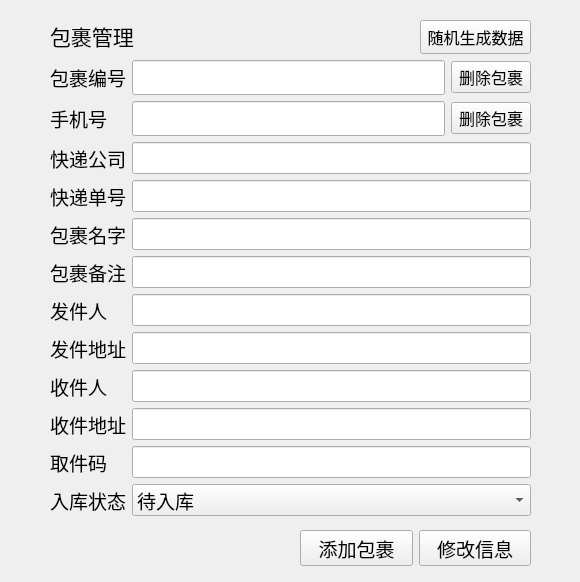
<?xml version="1.0" encoding="UTF-8"?>
<ui version="4.0">
 <class>PackageForm</class>
 <widget class="QWidget" name="PackageForm">
  <property name="geometry">
   <rect>
    <x>0</x>
    <y>0</y>
    <width>580</width>
    <height>582</height>
   </rect>
  </property>
  <property name="font">
   <font>
    <family>PingFang SC</family>
    <pointsize>14</pointsize>
   </font>
  </property>
  <property name="windowTitle">
   <string>Package Form</string>
  </property>
  <widget class="QWidget" name="layoutWidget">
   <property name="geometry">
    <rect>
     <x>300</x>
     <y>530</y>
     <width>231</width>
     <height>36</height>
    </rect>
   </property>
   <layout class="QHBoxLayout" name="horizontalLayout">
    <item>
     <widget class="QPushButton" name="btn_create">
      <property name="text">
       <string>添加包裹</string>
      </property>
     </widget>
    </item>
    <item>
     <widget class="QPushButton" name="btn_update">
      <property name="text">
       <string>修改信息</string>
      </property>
     </widget>
    </item>
   </layout>
  </widget>
  <widget class="QPushButton" name="btn_random">
   <property name="geometry">
    <rect>
     <x>420</x>
     <y>20</y>
     <width>111</width>
     <height>34</height>
    </rect>
   </property>
   <property name="font">
    <font>
     <family>PingFang SC</family>
     <pointsize>12</pointsize>
    </font>
   </property>
   <property name="text">
    <string>随机生成数据</string>
   </property>
  </widget>
  <widget class="QLabel" name="label">
   <property name="geometry">
    <rect>
     <x>50</x>
     <y>20</y>
     <width>161</width>
     <height>31</height>
    </rect>
   </property>
   <property name="font">
    <font>
     <family>PingFang SC</family>
     <pointsize>16</pointsize>
    </font>
   </property>
   <property name="text">
    <string>包裹管理</string>
   </property>
  </widget>
  <widget class="QWidget" name="layoutWidget">
   <property name="geometry">
    <rect>
     <x>50</x>
     <y>60</y>
     <width>481</width>
     <height>456</height>
    </rect>
   </property>
   <layout class="QGridLayout" name="gridLayout_3">
    <item row="0" column="0">
     <layout class="QGridLayout" name="gridLayout">
      <item row="0" column="0">
       <widget class="QLabel" name="lb_id">
        <property name="text">
         <string>包裹编号</string>
        </property>
       </widget>
      </item>
      <item row="0" column="1">
       <widget class="QLineEdit" name="line_id"/>
      </item>
      <item row="0" column="2">
       <widget class="QPushButton" name="btn_delete_id">
        <property name="font">
         <font>
          <family>PingFang SC</family>
          <pointsize>12</pointsize>
         </font>
        </property>
        <property name="text">
         <string>删除包裹</string>
        </property>
       </widget>
      </item>
      <item row="1" column="0">
       <widget class="QLabel" name="lb_userPhone">
        <property name="text">
         <string>手机号</string>
        </property>
       </widget>
      </item>
      <item row="1" column="1">
       <widget class="QLineEdit" name="line_userPhone">
        <property name="text">
         <string/>
        </property>
       </widget>
      </item>
      <item row="1" column="2">
       <widget class="QPushButton" name="btn_delete_phone">
        <property name="font">
         <font>
          <family>PingFang SC</family>
          <pointsize>12</pointsize>
         </font>
        </property>
        <property name="text">
         <string>删除包裹</string>
        </property>
       </widget>
      </item>
     </layout>
    </item>
    <item row="1" column="0">
     <layout class="QGridLayout" name="gridLayout_2">
      <item row="0" column="0">
       <widget class="QLabel" name="lb_company">
        <property name="text">
         <string>快递公司</string>
        </property>
       </widget>
      </item>
      <item row="0" column="1">
       <widget class="QLineEdit" name="line_company"/>
      </item>
      <item row="1" column="0">
       <widget class="QLabel" name="lb_expressNum">
        <property name="text">
         <string>快递单号</string>
        </property>
       </widget>
      </item>
      <item row="1" column="1">
       <widget class="QLineEdit" name="line_expressNum"/>
      </item>
      <item row="2" column="0">
       <widget class="QLabel" name="lb_packageName">
        <property name="text">
         <string>包裹名字</string>
        </property>
       </widget>
      </item>
      <item row="2" column="1">
       <widget class="QLineEdit" name="line_packageName"/>
      </item>
      <item row="3" column="0">
       <widget class="QLabel" name="lb_information">
        <property name="text">
         <string>包裹备注</string>
        </property>
       </widget>
      </item>
      <item row="3" column="1">
       <widget class="QLineEdit" name="line_information"/>
      </item>
      <item row="4" column="0">
       <widget class="QLabel" name="lb_sendName">
        <property name="text">
         <string>发件人</string>
        </property>
       </widget>
      </item>
      <item row="4" column="1">
       <widget class="QLineEdit" name="line_sendName"/>
      </item>
      <item row="5" column="0">
       <widget class="QLabel" name="lb_sendAddress">
        <property name="text">
         <string>发件地址</string>
        </property>
       </widget>
      </item>
      <item row="5" column="1">
       <widget class="QLineEdit" name="line_sendAddress"/>
      </item>
      <item row="6" column="0">
       <widget class="QLabel" name="lb_receiveName">
        <property name="text">
         <string>收件人</string>
        </property>
       </widget>
      </item>
      <item row="6" column="1">
       <widget class="QLineEdit" name="line_receiveName"/>
      </item>
      <item row="7" column="0">
       <widget class="QLabel" name="lb_receiveAddress">
        <property name="text">
         <string>收件地址</string>
        </property>
       </widget>
      </item>
      <item row="7" column="1">
       <widget class="QLineEdit" name="line_receiveAddress"/>
      </item>
      <item row="8" column="0">
       <widget class="QLabel" name="lb_code">
        <property name="text">
         <string>取件码</string>
        </property>
       </widget>
      </item>
      <item row="8" column="1">
       <widget class="QLineEdit" name="line_code"/>
      </item>
      <item row="9" column="0">
       <widget class="QLabel" name="lb_packageStatus">
        <property name="text">
         <string>入库状态</string>
        </property>
       </widget>
      </item>
      <item row="9" column="1">
       <widget class="QComboBox" name="combo_packageStatus">
        <property name="font">
         <font>
          <family>PingFang SC</family>
          <pointsize>14</pointsize>
         </font>
        </property>
        <item>
         <property name="text">
          <string>待入库</string>
         </property>
        </item>
        <item>
         <property name="text">
          <string>待取件</string>
         </property>
        </item>
        <item>
         <property name="text">
          <string>已取件</string>
         </property>
        </item>
       </widget>
      </item>
     </layout>
    </item>
   </layout>
  </widget>
 </widget>
 <resources/>
 <connections/>
</ui>
